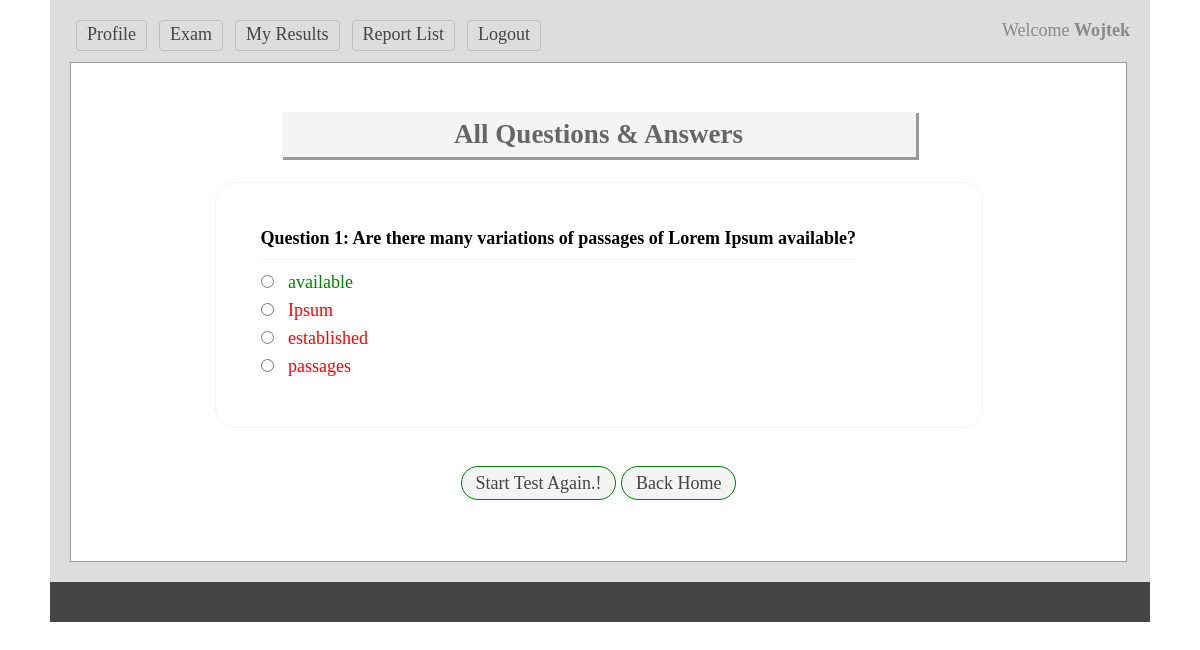
Page /viewAns.php (signed in) on the committed database.
### tables this page shows
CREATE TABLE `tbl_ques` (
  `id` int(11) NOT NULL,
  `quesNo` int(11) NOT NULL,
  `ques` text NOT NULL
);

CREATE TABLE `tbl_ans` (
  `id` int(11) NOT NULL,
  `quesNo` int(11) NOT NULL,
  `rightAns` int(11) NOT NULL DEFAULT '0',
  `ans` text NOT NULL
);

### classes/Exam.php (called while the page is built, shortened)
<?php
$filepath = realpath(dirname(__FILE__));
include_once ($filepath.'/../lib/Database.php');
class Exam{
    private $db;
    public function __construct(){
        $this->db = new Database();
    }
    public function getQuesByOrder(){
        $query  = "SELECT * FROM tbl_ques ORDER BY quesNo ASC";
        $result = $this->db->select($query);
        return $result;
    }
    public function getAnswer($number){
        $query       = "SELECT * FROM tbl_ans WHERE quesNo = '$number'";
        $getData = $this->db->select($query);
        return $getData;
    }
}
?>

### lib/Database.php (called while the page is built, shortened)
<?php
Class Database{
	public $host   = DB_HOST;
	public $user   = DB_USER;
	public $pass   = DB_PASS;
	public $dbname = DB_NAME;
	public $link;
	private function connectDB(){
	$this->link = new mysqli($this->host, $this->user, $this->pass, $this->dbname);
 }
	public function select($query){
		$result = $this->link->query($query) or die($this->link->error.__LINE__);
		if($result->num_rows > 0){
			return $result;
		} else {
			return false;
		}
	}
}

### viewAns.php (the view, shortened to what this page needs)
<?php include 'inc/header.php'; ?>
    <div class="main">
        <h1>All Questions & Answers </h1>
        <div class="test">
                <table>
                    <?php
                       $getQues = $exm->getQuesByOrder();
                    if($getQues){
                        while($question = $getQues->fetch_assoc()){
                    ?>
                    <tr>
                        <td colspan="2">
                            <h3 style="font-size: 18px">Question <?php echo $question['quesNo']; ?>: <?php echo $question['ques'];?> </h3>
                        </td>
                    </tr>
                    <?php
                    $number = $question['quesNo'];
                    $answer = $exm->getAnswer($number);
                    if($answer){
                        while($result = $answer->fetch_assoc()){
                            ?>
                            <tr>
                                <td>
                                    <input type="radio"/>
                                    <?php
                                       if($result['rightAns']== '1'){
                                           echo "<span style='color: green'>".$result['ans']."</span>";
                                       }
									     if($result['rightAns']== '0'){
                                           echo "<span style='color: red'>".$result['ans']."</span>";
                                       }
                                    ?>
                                </td>
                            </tr>
                        <?php } } ?>
                    <?php } } ?>
                </table>
        </div>
		     <div style="text-align: center; padding-top: 45px" class="viva_starttest">
            <a style="border-color: green;" href="start_test.php">Start Test Again.!</a>
			<a style="border-color: green;" href="index.php">Back Home</a>
        </div>
    </div>
<?php include 'inc/footer.php'; ?>

### css/main.css (style rules this page uses)
* { margin:0;padding:0;outline:none }
body { font-family:verdana }
.main { background: #fff none repeat scroll 0 0; border: 1px solid #999; margin-top: 7px; min-height: 468px; padding: 15px; width: 1025px; }
.main h1 { background: #f4f4f4 none repeat scroll 0 0; box-shadow: 2px 2px 0 1px #999; color: #666; margin: 34px auto 25px; padding: 7px; text-align: center; width: 620px; }
.test { border: 1px solid #f3f3f3; border-radius: 20px; margin: 0 auto; max-width: 680px; padding: 43px; }
.test input[type="radio"] { margin-bottom: 10px; margin-right: 10px; cursor:pointer; }
.test h3 { border-bottom: 1px solid #f3f3f3; font-size: 16px; margin-bottom: 10px; padding-bottom: 10px; }
.viva_starttest a { background: #f4f4f4 none repeat scroll 0 0; border: 1px solid #dddddd; border-radius: 20px; color: #444444; display: compact; margin-top: 5px; padding: 6px 14px; text-decoration: none; }

### rows in the picture
tbl_ques: quesNo "1", ques "Are there many variations of passages of Lorem Ipsum available?"
tbl_ans: ans "available"
tbl_ans: ans "Ipsum"
tbl_ans: ans "established"
tbl_ans: ans "passages"

### other values in the picture
Session::get("username") "Wojtek"
